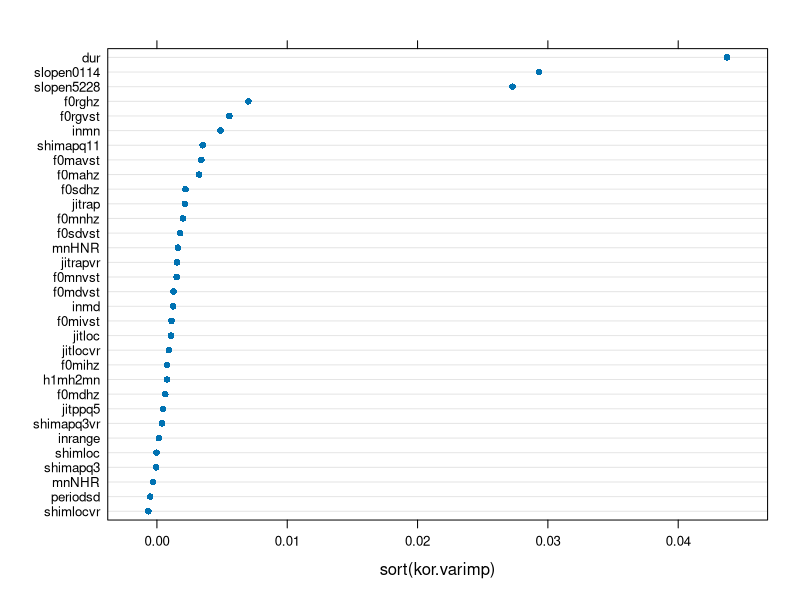
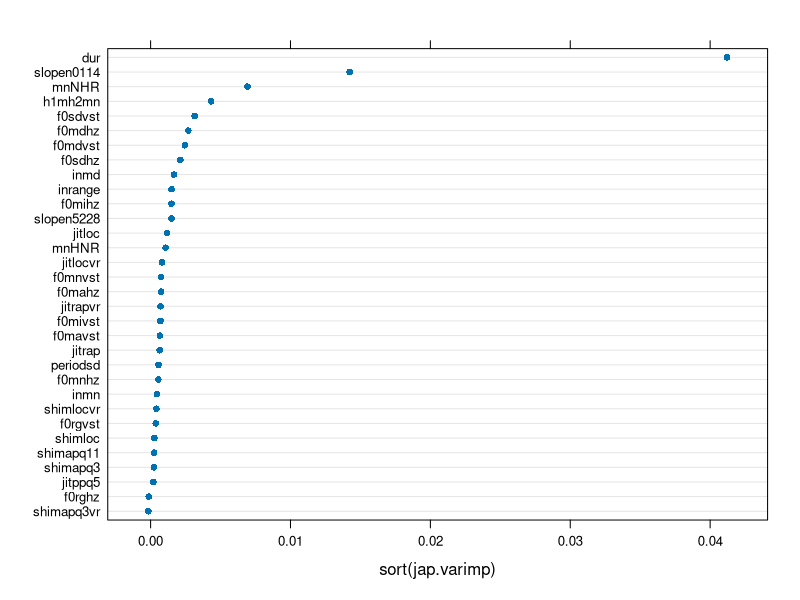

Recreate these plots in R, in order.
## Bodo Winter
## September 14, 2016
## Japanese & Korean production analysis

##------------------------------------------------------------------
## Pre-processing:
##------------------------------------------------------------------

## Load in libraries:

library(dplyr)	# for data processing
library(lme4)	# for mixed models
library(party)	# for random forests
options(stringsAsFactors = F)
options(dplyr.width = Inf)

## Load in data:

setwd('/Volumes/Macintosh HD/Volumes/Macintosh HD/Users/teeniematlock/Desktop/research/politeness/japanese_perception/analysis/')
prod <- read.csv('japanese_korean_production.csv') %>% tbl_df()

## Create a 'unique speaker variable' by pasting subject column with language column:

prod$SubID <- paste(prod$speaker, prod$language, sep = ':')

## Create a 'unique item variable' by pasting item column with langtask column:

prod$Item <- paste(prod$scenario, prod$langtask, sep = ':')

## Create Korean and Japanese subsets:

kor <- filter(prod, language == 'Korean')
jap <- filter(prod, language == 'Japanese')



##------------------------------------------------------------------
## Mixed model analysis:
##------------------------------------------------------------------

## Define variables to perform mixed model analysis on:

variables <- c('dur', 'f0mnhz', 'f0sdhz',
	'inmn', 'inrange', 'jitloc',
	'shimloc', 'h1mh2mn', 'mnHNR')

## Create empty tables to be filled with relevant statistics:
## (gender main effect, attitude main effect and gender * attitude interaction)
## (for each one we store t-value and slope)
## (... later to be replaced with likelihood ratio test results)
## (can amend this to include SEs for publication)

kor.res <- data.frame(variables,
	gen.t = 0, gen.slope = 0,
	pol.t = 0, pol.slope = 0,
	int.t = 0, int.slope = 0)
jap.res <- kor.res	# copy for Japanese

## Get formula snippets that will be used later:

main_effects <- 'gender + condition2'
int_effects <- paste(main_effects, 'gender:condition2', sep = ' + ')
rand_effects <- '(1 + condition2|SubID) + (1|Item)'
main_effects <- paste(main_effects, rand_effects, sep = ' + ')
int_effects <- paste(int_effects, rand_effects, sep = ' + ')
# explanation: attitude is within-subjects, so there's a random effect for that
# and gender is within-items so there's a random effect for that

## Loop through variables and perform the following analyses:

for (i in 1:length(variables)) {
	## Select variable:
	
	this_var <- variables[i]
	
	## Create formulas:
	
	var_form <- paste0(this_var, ' ~ ')
	main_form <- paste0(var_form, main_effects)
	int_form <- paste0(var_form, int_effects)
	
	## Run models for Korean:
	
	xmdl.main <- lmer(as.formula(main_form),
		data = kor, REML = F)
	xmdl.main <- summary(xmdl.main)$coefficients
	
	xmdl.int <- lmer(as.formula(int_form),
		data = kor, REML = F)
	xmdl.int <- summary(xmdl.int)$coefficients	
	
	## Store relevant data:
	
	kor.res[i, ]$gen.t <- xmdl.main['genderM', 't value']
	kor.res[i, ]$gen.slope <- xmdl.main['genderM', 'Estimate']

	kor.res[i, ]$pol.t <- xmdl.main['condition2polite', 't value']
	kor.res[i, ]$pol.slope <- xmdl.main['condition2polite', 'Estimate']
	
	kor.res[i, ]$int.t <- xmdl.int['genderM:condition2polite', 't value']
	kor.res[i, ]$int.slope <- xmdl.int['genderM:condition2polite', 'Estimate']

	## Run models for japean:
	
	xmdl.main <- lmer(as.formula(main_form),
		data = jap, REML = F)
	xmdl.main <- summary(xmdl.main)$coefficients
	
	xmdl.int <- lmer(as.formula(int_form),
		data = jap, REML = F)
	xmdl.int <- summary(xmdl.int)$coefficients	
	
	## Store relevant data:
	
	jap.res[i, ]$gen.t <- xmdl.main['genderM', 't value']
	jap.res[i, ]$gen.slope <- xmdl.main['genderM', 'Estimate']

	jap.res[i, ]$pol.t <- xmdl.main['condition2polite', 't value']
	jap.res[i, ]$pol.slope <- xmdl.main['condition2polite', 'Estimate']
	
	jap.res[i, ]$int.t <- xmdl.int['genderM:condition2polite', 't value']
	jap.res[i, ]$int.slope <- xmdl.int['genderM:condition2polite', 'Estimate']
	}
# some convergence issues that we'll ignore for now

## Store results:

write.table(kor.res, file = 'kor_production_LMER_results.csv',
	sep = ',', row.names = F)
write.table(jap.res, file = 'jap_production_LMER_results.csv',
	sep = ',', row.names = F)



##------------------------------------------------------------------
## Random forests (for now without conditional = T):
##------------------------------------------------------------------

## Create uber formulas:

all_vars <- prod %>% select(dur:shimapq3vr) %>% colnames
uber_form <- paste(all_vars, collapse = ' + ')
uber_form <- paste('condition2', uber_form, sep = ' ~ ')

## Set random forest parameters:

my_settings <- cforest_unbiased(ntree = 2000,
	mtry = round(sqrt(length(all_vars))))

## For this analysis the response needs to be a factor:

kor <- kor %>% mutate(condition2 = as.factor(condition2))
jap <- jap %>% mutate(condition2 = as.factor(condition2))

## Run forest on Korean and Japanese data separately:

kor.forest <- cforest(as.formula(uber_form),
	data = kor, controls = my_settings)
jap.forest <- cforest(as.formula(uber_form),
	data = jap, controls = my_settings)

## Get variable importances:

kor.varimp <- varimp(kor.forest, conditional = F)
jap.varimp <- varimp(jap.forest, conditional = F)

## Plot this:

library(lattice)
dotplot(sort(kor.varimp))
dotplot(sort(jap.varimp))

## Get predictive accuracies:

kor.pred <- predict(kor.forest)
jap.pred <- predict(jap.forest)

kor.tab <- table(kor$condition2, kor.pred)
jap.tab <- table(jap$condition2, jap.pred)
sum(diag(kor.tab)) / sum(kor.tab)	# 93%
sum(diag(jap.tab)) / sum(jap.tab)	# 88%
